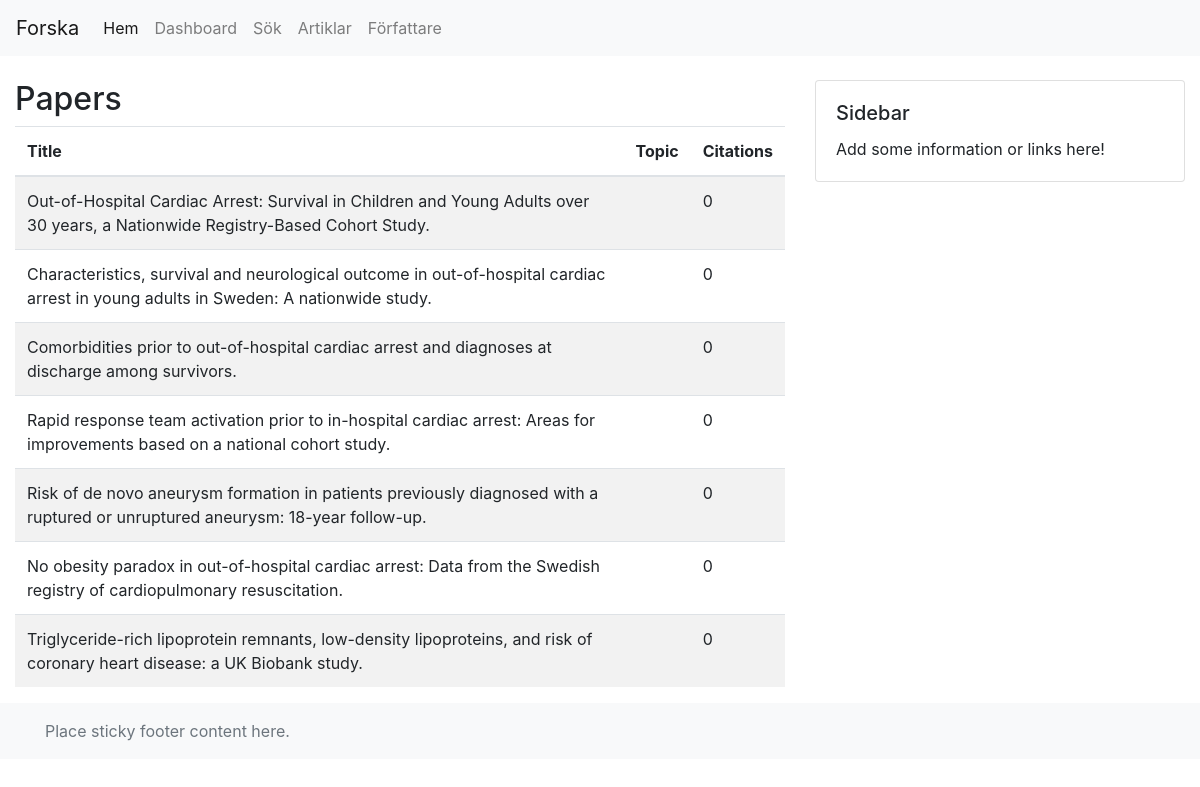
/search/papers/, run on the app's committed database.
### search/models.py (models this page shows, shortened)
class Papers(models.Model):
    id = models.AutoField(primary_key=True)
    main = models.OneToOneField(Main, on_delete=models.CASCADE)
    title = models.CharField(max_length=200)
    topic = models.CharField(max_length=100)
    citations = models.IntegerField(default=0)

### search/views.py (the view)
# urls.py: path('papers/', views.papers, name='papers'),
def papers(request):
    papers = Papers.objects.all()
    return render(request, 'search/papers.html', {'papers': papers})

### search/templates/search/papers.html
{% extends 'base.html' %}
{% block content %}
    <h2>Papers</h2>
    <table class="table table-striped">
        <thead>
            <tr>
                <th>Title</th>
                <th>Topic</th>
                <th>Citations</th>
            </tr>
        </thead>
        <tbody>
        {% for paper in papers %}
            <tr>
                <td>{{ paper.title }}</td>
                <td>{{ paper.topic }}</td>
                <td>{{ paper.citations }}</td>
            </tr>
        {% empty %}
            <tr>
                <td colspan="3">No papers found.</td>
            </tr>
        {% endfor %}
        </tbody>
    </table>
{% endblock %}

### data on the page
Papers: title "Out-of-Hospital Cardiac Arrest: Survival in Children and Young Adults over 30 years, a Nationwide Registry-Based Cohort Study.", citations "0"
Papers: title "Characteristics, survival and neurological outcome in out-of-hospital cardiac arrest in young adults in Sweden: A nationwide study.", citations "0"
Papers: title "Comorbidities prior to out-of-hospital cardiac arrest and diagnoses at discharge among survivors.", citations "0"
Papers: title "Rapid response team activation prior to in-hospital cardiac arrest: Areas for improvements based on a national cohort study.", citations "0"
Papers: title "Risk of de novo aneurysm formation in patients previously diagnosed with a ruptured or unruptured aneurysm: 18-year follow-up.", citations "0"
Papers: title "No obesity paradox in out-of-hospital cardiac arrest: Data from the Swedish registry of cardiopulmonary resuscitation.", citations "0"
Papers: title "Triglyceride-rich lipoprotein remnants, low-density lipoproteins, and risk of coronary heart disease: a UK Biobank study.", citations "0"
